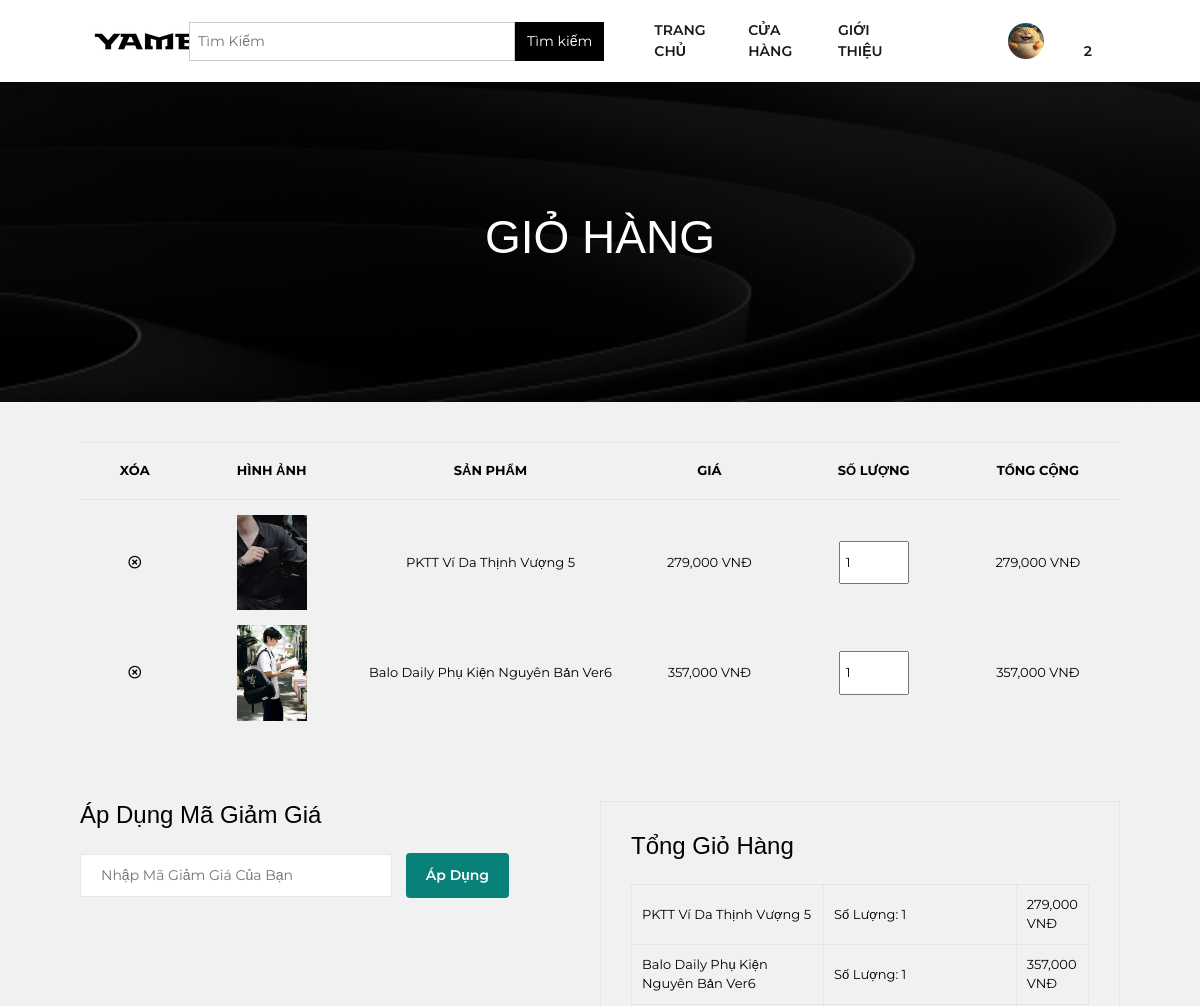
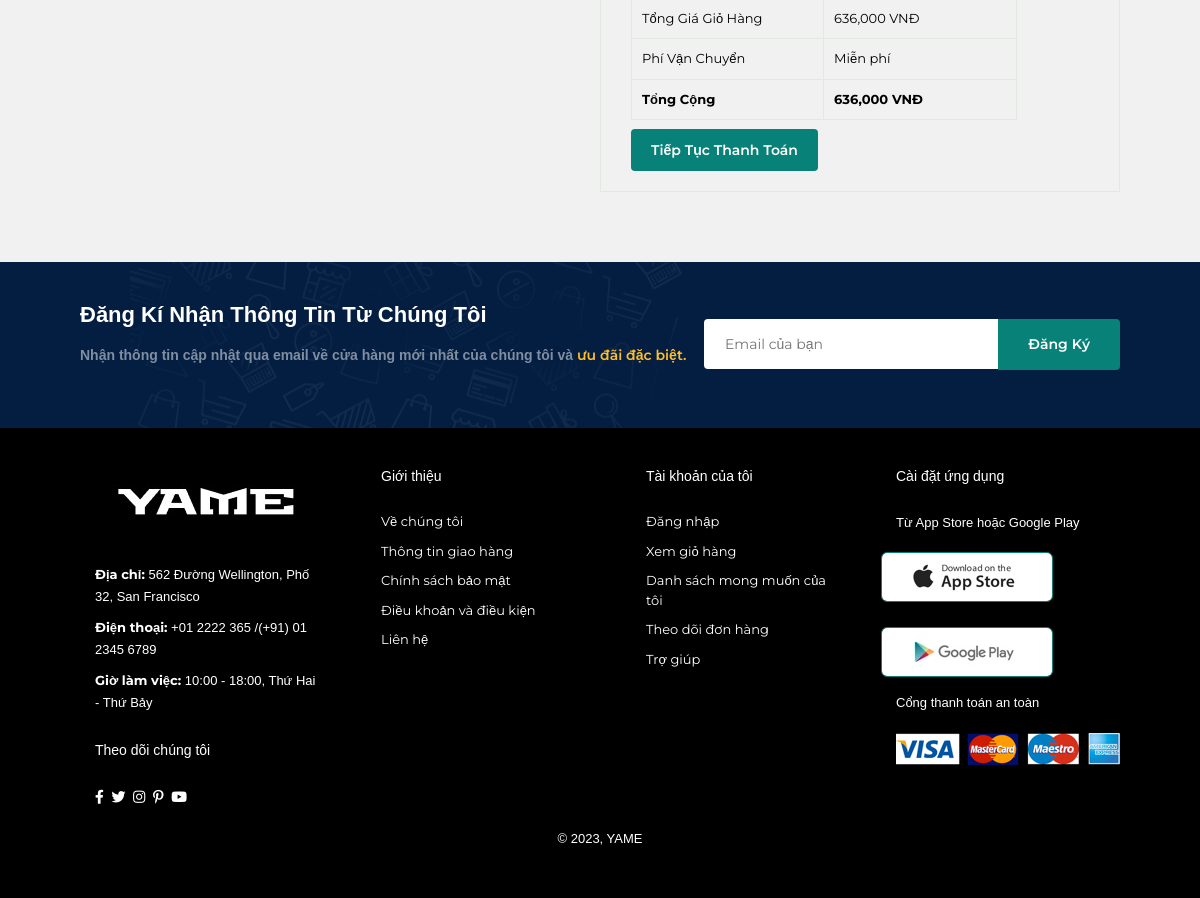
Screenshot of /index.php?pg=cart (signed in) with the database file from the repository (2 pictures, top to bottom).
### tables this page shows
CREATE TABLE `user` (
  `id` int(20) NOT NULL COMMENT 'Mã khách hàng',
  `username` varchar(50) NOT NULL COMMENT 'Tên ĐN',
  `password` varchar(500) NOT NULL COMMENT 'Mật khẩu',
  `hoten` varchar(50) DEFAULT NULL COMMENT 'Họ và tên',
  `hinh` varchar(500) DEFAULT 'hinh_defaut.jpg' COMMENT 'Tên hình ảnh',
  `email` varchar(50) NOT NULL COMMENT 'Đia chỉ Email',
  `role` tinyint(1) NOT NULL DEFAULT 0 COMMENT '0:user 1:admin 2:block',
  `diachi` varchar(500) DEFAULT NULL COMMENT 'Địa chỉ',
  `dienthoai` int(10) DEFAULT NULL
);

CREATE TABLE `giohang` (
  `id` int(10) NOT NULL COMMENT 'Mã giỏ hàng',
  `id_product` int(10) NOT NULL COMMENT 'id SP',
  `id_user` int(11) NOT NULL,
  `ten_sp` varchar(100) NOT NULL COMMENT 'Tên sp',
  `hinh` varchar(200) NOT NULL COMMENT 'Hình',
  `gia` int(10) NOT NULL COMMENT 'Giá',
  `soluong` int(3) NOT NULL COMMENT 'Số lượng',
  `thanhtien` int(10) NOT NULL
);

### dao/user.php (called while the page is built, shortened)
<?php
require_once 'pdo.php';
if (!function_exists('is_user_logged_in')) {
    function is_user_logged_in() {
        return isset($_SESSION['user_id']);
    }
}
function get_user_by_username($username) {
    $sql = "SELECT * FROM user WHERE username = ?";
    return pdo_query_one($sql, $username);
}
?>

### dao/pdo.php (called while the page is built, shortened)
<?php
function pdo_get_connection(){
    $dburl = "mysql:host=localhost;dbname=assignment1;charset=utf8";
    $username = 'root';
    $password = '';
    try {
        $conn = new PDO($dburl, $username, $password);
        $conn->setAttribute(PDO::ATTR_ERRMODE, PDO::ERRMODE_EXCEPTION);
        return $conn;
    } catch (PDOException $e) {
        die("Connection failed: " . $e->getMessage());
    }
}
function pdo_query($sql){
    $sql_args = array_slice(func_get_args(), 1);
    try {
        $conn = pdo_get_connection();
        $stmt = $conn->prepare($sql);
        $stmt->execute($sql_args);
        $rows = $stmt->fetchAll(PDO::FETCH_ASSOC);
        return $rows;
    } catch (PDOException $e) {
        die("Query failed: " . $e->getMessage());
    } finally {
        unset($conn);
    }
}
function pdo_query_one($sql){
    $sql_args = array_slice(func_get_args(), 1);
    try {
        $conn = pdo_get_connection();
        $stmt = $conn->prepare($sql);
        $stmt->execute($sql_args);
        $row = $stmt->fetch(PDO::FETCH_ASSOC);
        return $row;
    } catch (PDOException $e) {
        die("Query failed: " . $e->getMessage());
    } finally {
        unset($conn);
    }
}
?>

### dao/giohang.php (the view, shortened to what this page needs)
<?php
require_once 'pdo.php';
function displayCart($cart) {
    $html_cart = '';
    if($cart){
        foreach ($cart as $item) {
            $html_cart .= '<tr>
                              <td><a href="index.php?pg=cart&action=delete&id=' . $item['id'] . '" style="color:#000"><i class="far fa-times-circle"></i></a></td>
                              <td><img src="layout/img/products/' . $item['hinh'] . '" alt=""></td>
                              <td>' . $item['ten_sp'] . '</td>
                              <td>' . number_format($item['gia']) . ' VNĐ</td>
                              <td>
                                  <form action="" method="post">
                                      <input type="hidden" name="update_cart" value="1">
                                      <input type="hidden" name="id" value="' . $item['id_product'] . '">
                                      <input type="hidden" name="price" value="' . $item['gia'] . '">
                                      <input type="number" name="quantity" value="' . $item['soluong'] . '" min="1" onchange="this.form.submit()">
                                  </form>
                              </td>
                              <td>' . number_format($item['thanhtien']) . ' VNĐ</td>
                          </tr>';
        }
    } else {
        $html_cart = '<tr><td colspan="6">Giỏ hàng của bạn trống.</td></tr>';
    }
    return $html_cart;
}
function get_cart_user($id_user) {
    $sql = "SELECT * FROM giohang WHERE id_user=?";
    return pdo_query($sql, $id_user);
}
function get_count_cart($id_user){
    $sql = "SELECT SUM(soluong) AS soluong_cart FROM giohang WHERE id_user=".$id_user;
    return pdo_query_one($sql);
}
function get_sum_cart($id_user){
    $sql = "SELECT SUM(thanhtien) AS tong_cart FROM giohang WHERE id_user=".$id_user;
    return pdo_query_one($sql);
}
?>

### view/header.php (shortened to what this page needs)
<!DOCTYPE html>
<html lang="en">
<head>
    <link rel="stylesheet" href="https://cdnjs.cloudflare.com/ajax/libs/font-awesome/6.0.0/css/all.min.css">
    <link rel="stylesheet" href="layout/css1/linearicons.css">
    <link rel="stylesheet" href="layout/css1/owl.carousel.css">
    <link rel="stylesheet" href="layout/css1/themify-icons.css">
    <link rel="stylesheet" href="layout/css1/font-awesome.min.css">
    <link rel="stylesheet" href="layout/css1/nice-select.css">
    <link rel="stylesheet" href="layout/css1/nouislider.min.css">
    <link rel="stylesheet" href="layout/css1/bootstrap.css">
    <link rel="stylesheet" href="layout/css1/main.css">
    <link rel="stylesheet" href="layout/css1/linearicons.css">
    <link rel="stylesheet" href="layout/css1/owl.carousel.css">
    <link rel="stylesheet" href="layout/css1/themify-icons.css">
    <link rel="stylesheet" href="layout/css1/font-awesome.min.css">
    <link rel="stylesheet" href="layout/css1/nice-select.css">
    <link rel="stylesheet" href="layout/css1/nouislider.min.css">
    <link rel="stylesheet" href="layout/css1/bootstrap.css">
    <link rel="stylesheet" href="layout/css1/main.css">
    <link rel="stylesheet" type="text/css" href="layout/styles/bootstrap4/bootstrap.min.css">
    <link href="layout/plugins/fontawesome-free-5.0.1/css/fontawesome-all.css" rel="stylesheet" type="text/css">
    <link rel="stylesheet" type="text/css" href="layout/plugins/OwlCarousel2-2.2.1/owl.carousel.css">
    <link rel="stylesheet" type="text/css" href="layout/plugins/OwlCarousel2-2.2.1/owl.theme.default.css">
    <link rel="stylesheet" type="text/css" href="layout/plugins/OwlCarousel2-2.2.1/animate.css">
    <link rel="stylesheet" type="text/css" href="layout/plugins/slick-1.8.0/slick.css">
    <link rel="stylesheet" type="text/css" href="layout/styles/main_styles.css">
    <link rel="stylesheet" type="text/css" href="layout/styles/blog_responsive.css">
    <link rel="stylesheet" href="https://pro.fontawesome.com/releases/v5.10.0/css/all.css" />
    <link rel="stylesheet" href="layout/styless.css">
    <link rel="stylesheet" href="layout/styles/profile_view.css">
</head>
<body>
<?php if (is_user_logged_in()){
    $user_profile = get_user_by_username($_SESSION['name']);
    $ds_cart_user = get_cart_user($_SESSION['id_user']);
}
?>
<section id="header">
    <a href="index.php"><img src="layout/img/logo2.png" class="logo" alt=""></a>
    <div>
        <ul id="navbar">
            <div class="col3">
                <form action="index.php?pg=shop" method="POST" style= "margin-left:-30px">
                    <input type="text" name="kyw" placeholder="Tìm Kiếm" style="width:356px;">
                    <input type="submit" name="timkiem" value="Tìm kiếm">
                </form>
            </div>
            <li><a href="index.php">TRANG CHỦ</a></li>
            <li><a href="index.php?pg=shop">CỬA HÀNG</a></li>
            <li><a href="index.php?pg=about">GIỚI THIỆU</a></li>
            <?php if (is_user_logged_in()): ?>
                <li id="id_user">
                    <a  id="user"><img src="./layout/img/people/<?=$user_profile['hinh']?>" alt="" width="36px" height="36px" style="border-radius: 50%!important;"></a>
                </li>
                <li id="lg-bag">
            <a href="index.php?pg=cart"><i class="far fa-shopping-bag"></i>
        <?php
            $count_cart = get_count_cart($_SESSION['id_user']);
            echo '<span class="cart-quantity">' . $count_cart['soluong_cart'] . '</span>';
        ?>
    </a>
</li>
            <?php endif; ?>
        </ul>
    </div>
</section>

### index.php (shortened to what this page needs)
<?php
include "dao/pdo.php";
include "dao/user.php";
include "dao/giohang.php";
include "view/header.php";
if (!isset($_GET['pg'])) {
    include "view/home.php";
} else {
    switch ($_GET['pg']) {
        case 'cart':
            include "view/cart.php";
            break;
    }
}
include "view/footer.php";
?>

### view/cart.php
<?php
if (is_user_logged_in()) {
    $html_cart_user = displayCart($ds_cart_user);
} else {
    $html_cart_user = displayCart(0);
}
?>
<section id="page-header" class="about-header">
    <h2>GIỎ HÀNG</h2>
</section>
<section id="cart" class="section-p1">
    <?php if (!empty($ds_cart_user)) : ?>
        <table width="100%">
            <thead>
                <tr>
                    <td>Xóa</td>
                    <td>Hình ảnh</td>
                    <td>Sản phẩm</td>
                    <td>Giá</td>
                    <td>Số lượng</td>
                    <td>Tổng cộng</td>
                </tr>
            </thead>
            <tbody>
                <?= $html_cart_user ?>
            </tbody>
        </table>
    <?php else : ?>
        <p>Giỏ hàng của bạn đang trống. Hãy tiếp tục mua sắm để thêm sản phẩm vào giỏ hàng.</p>
    <?php endif; ?>
</section>
<section id="cart-add" class="section-p1">
    <?php if (!empty($ds_cart_user)) : ?>
        <div id="coupon">
            <h3>Áp Dụng Mã Giảm Giá</h3>
            <div>
                <form method="post" action="index.php?pg=cart">
                    <input type="text" name="discount_code" placeholder="Nhập Mã Giảm Giá Của Bạn">
                    <button type="submit" class="normal">Áp Dụng</button>
                </form>
            </div>
        </div>
        <div id="subtotal">
            <h3>Tổng Giỏ Hàng</h3>
            <table>
                <?php
                if (is_user_logged_in()) {
                    $id_user = isset($_SESSION['id_user']) ? $_SESSION['id_user'] : null;
                    if ($id_user !== null) {
                        foreach ($ds_cart_user as $item) :
                ?>
                            <tr>
                                <td><?= $item['ten_sp']; ?></td>
                                <td><?= 'Số Lượng: ' . $item['soluong']; ?></td>
                                <td><?= number_format($item['gia'] * $item['soluong']) . ' VNĐ'; ?></td>
                            </tr>
                <?php
                        endforeach;
                        $sum_cart = get_sum_cart($id_user);
                        if ($sum_cart !== false) :
                ?>
                            <tr>
                                <td>Tổng Giá Giỏ Hàng</td>
                                <td><?= number_format($sum_cart['tong_cart']) . ' VNĐ'; ?></td>
                            </tr>
                <?php endif; ?>
                        <tr>
                            <td>Phí Vận Chuyển</td>
                            <td>Miễn phí</td>
                        </tr>
                        <tr>
                            <td><strong>Tổng Cộng</strong></td>
                            <td><strong><?= number_format($sum_cart['tong_cart']) . ' VNĐ'; ?></strong></td>
                        </tr>
                <?php
                    }
                }
                ?>
            </table>
            <a class="normal" href="index.php?pg=checkout">Tiếp Tục Thanh Toán</a>
        </div>
    <?php endif; ?>
</section>

### view/footer.php (shortened to what this page needs)
<section id="newsletter" class="section-p1 section-m1">
        <div class="newstext">
            <h4>Đăng Kí Nhận Thông Tin Từ Chúng Tôi </h4>
            <p>Nhận thông tin cập nhật qua email về cửa hàng mới nhất của chúng tôi và<span> ưu đãi đặc biệt.</span></p>
        </div>
        <div class="form">
            <input type="text" placeholder="Email của bạn ">
            <button class="normal">Đăng Ký </button>
        </div>
</section>
<footer class="section-p1">
    <div class="col">
        <img class="logo" src="layout/img/logo3.png" alt="">
        <p><strong>Địa chỉ:</strong> 562 Đường Wellington, Phố 32, San Francisco</p>
        <p><strong>Điện thoại:</strong> +01 2222 365 /(+91) 01 2345 6789</p>
        <p><strong>Giờ làm việc:</strong> 10:00 - 18:00, Thứ Hai - Thứ Bảy</p>
        <div class="follow">
            <h4>Theo dõi chúng tôi</h4>
            <div class="icon">
                <i class="fab fa-facebook-f"></i>
                <i class="fab fa-twitter"></i>
                <i class="fab fa-instagram"></i>
                <i class="fab fa-pinterest-p"></i>
                <i class="fab fa-youtube"></i>
            </div>
        </div>
    </div>
    <div class="col">
        <h4>Giới thiệu</h4>
        <a href="#">Về chúng tôi</a>
        <a href="#">Thông tin giao hàng</a>
        <a href="#">Chính sách bảo mật</a>
        <a href="#">Điều khoản và điều kiện</a>
        <a href="#">Liên hệ</a>
    </div>
    <div class="col">
        <h4>Tài khoản của tôi</h4>
        <a href="#">Đăng nhập</a>
        <a href="#">Xem giỏ hàng</a>
        <a href="#">Danh sách mong muốn của tôi</a>
        <a href="#">Theo dõi đơn hàng</a>
        <a href="#">Trợ giúp</a>
    </div>
    <div class="col install">
        <h4>Cài đặt ứng dụng</h4>
        <p>Từ App Store hoặc Google Play</p>
        <div class="row">
            <img src="layout/img/pay/app.jpg" alt="">
            <img src="layout/img/pay/play.jpg" alt="">
        </div>
        <p>Cổng thanh toán an toàn</p>
        <img src="layout/img/pay/pay.png" alt="">
    </div>
    <div class="copyright">
        <p>© 2023, YAME</p>
    </div>
</footer>
</body>
</html>

### layout/styles/main_styles.css (style rules this page uses)
* { margin: 0; padding: 0; -webkit-font-smoothing: antialiased; -webkit-text-shadow: rgba(0,0,0,.01) 0 0 1px; text-shadow: rgba(0,0,0,.01) 0 0 1px; }
body { font-family: 'Helvetica', arial; font-size: 14px; font-weight: 400; background: #FFFFFF; color: #000000; }
div { display: block; position: relative; -webkit-box-sizing: border-box; -moz-box-sizing: border-box; box-sizing: border-box; }
ul { list-style: none; margin-bottom: 0px; }
p { font-family: 'Helvetica', arial; font-size: 14px; line-height: 1.7; font-weight: 400; color: #828282; -webkit-font-smoothing: antialiased; -webkit-text-shadow: rgba(0,0,0,.01) 0 0 1px; text-shadow: rgba(0,0,0,.01) 0 0 1px; }
a, a:hover, a:visited, a:active, a:link { text-decoration: none; -webkit-font-smoothing: antialiased; -webkit-text-shadow: rgba(0,0,0,.01) 0 0 1px; text-shadow: rgba(0,0,0,.01) 0 0 1px; }
h2 { font-size: 36px; }
h3 { font-size: 24px; }
h4 { font-size: 18px; }
h1, h2, h3, h4, h5, h6 { font-family: 'Helvetica', arial; font-weight: 500; -webkit-font-smoothing: antialiased; -webkit-text-shadow: rgba(0,0,0,.01) 0 0 1px; text-shadow: rgba(0,0,0,.01) 0 0 1px; }
section { display: block; position: relative; box-sizing: border-box; }
.copyright { width: 100%; background: #000; }

### layout/styles/profile_view.css (style rules this page uses)
body { margin-top: auto; background-color: #f1f1f1; }
.follow { margin-top:70px; }

### rows the page displays
user: hinh (picture)
giohang: hinh (picture), ten_sp "PKTT Ví Da Thịnh Vượng 5", gia "279,000", quantity "1", thanhtien "279,000", soluong "1", $item['gia'] * $item['soluong'] "279,000"
giohang: hinh (picture), ten_sp "Balo Daily Phụ Kiện Nguyên Bản Ver6", gia "357,000", quantity "1", thanhtien "357,000", soluong "1", $item['gia'] * $item['soluong'] "357,000"

### other values shown
$count_cart['soluong_cart'] "2"
$sum_cart['tong_cart'] "636,000"
